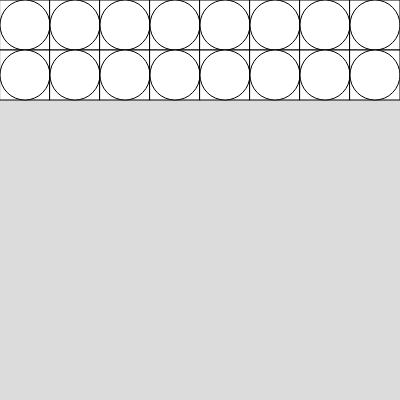
Frame 1 (no input)
Frame 60 (no input): identical to frame 1, image omitted
Frame 120 (the mouse pressed at the canvas centre since frame 60): identical to frame 1, image omitted

The p5.js sketch that drew this single still picture (run headless with seeded random() and noise() and a simulated clock; from frame 60 on, the mouse is pressed at the canvas centre):

// p5.js sketch
// ── sketch.js
function setup() {
  createCanvas(400, 400);
}

function draw() {
  background(220);

  rect_8();

  translate(-400, 50);
  
  rect_8();

}

function rect_trans() {
  rect(0, 0, 50, 50)
  circle(25,25,50)
  translate(50, 0);
}

function rect_8() {
  rect_trans();
  rect_trans();
  rect_trans();
  rect_trans();

  rect_trans();
  rect_trans();
  rect_trans();
  rect_trans();
}

// https://p5js.org/reference/#/p5/circle

// https://p5js.org/reference/#/p5/translate
